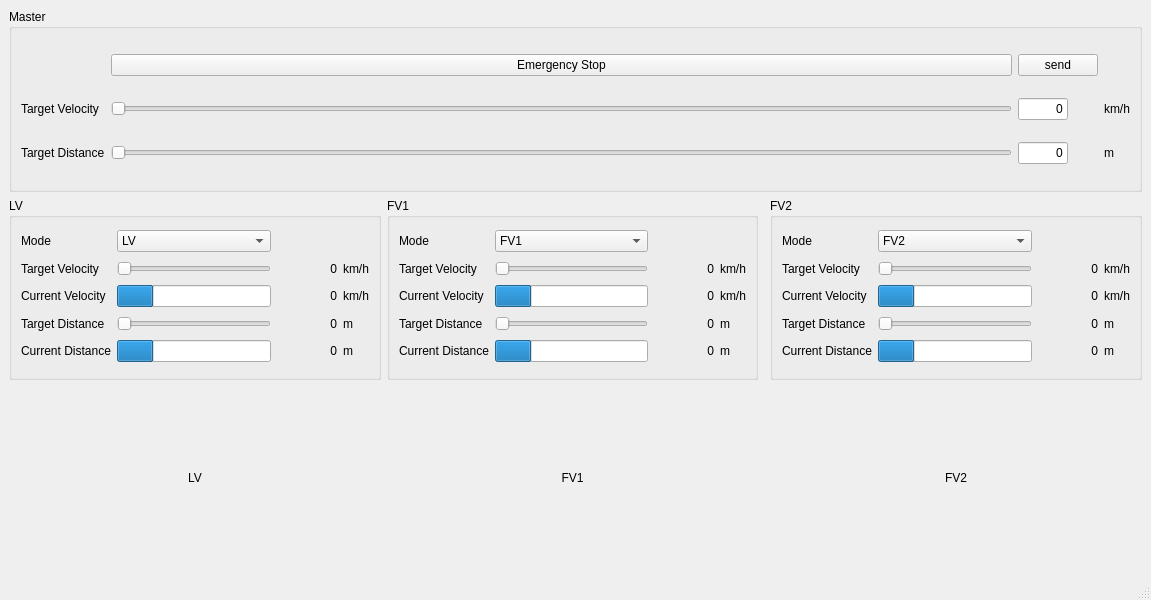
<?xml version="1.0" encoding="UTF-8"?>
<ui version="4.0">
 <class>Controller</class>
 <widget class="QMainWindow" name="Controller">
  <property name="geometry">
   <rect>
    <x>0</x>
    <y>0</y>
    <width>1151</width>
    <height>600</height>
   </rect>
  </property>
  <property name="windowTitle">
   <string>Controller</string>
  </property>
  <widget class="QWidget" name="centralwidget">
   <property name="enabled">
    <bool>true</bool>
   </property>
   <layout class="QGridLayout" name="gridLayout_2">
    <item row="2" column="1">
     <widget class="QGroupBox" name="FV1GBOX">
      <property name="title">
       <string>FV1</string>
      </property>
      <layout class="QGridLayout" name="gridLayout_4">
       <item row="2" column="2">
        <widget class="QLabel" name="FV1TarVel">
         <property name="minimumSize">
          <size>
           <width>60</width>
           <height>0</height>
          </size>
         </property>
         <property name="sizeIncrement">
          <size>
           <width>0</width>
           <height>0</height>
          </size>
         </property>
         <property name="midLineWidth">
          <number>0</number>
         </property>
         <property name="text">
          <string>0</string>
         </property>
         <property name="scaledContents">
          <bool>false</bool>
         </property>
         <property name="alignment">
          <set>Qt::AlignRight|Qt::AlignTrailing|Qt::AlignVCenter</set>
         </property>
         <property name="margin">
          <number>5</number>
         </property>
        </widget>
       </item>
       <item row="2" column="0">
        <widget class="QLabel" name="label_3">
         <property name="text">
          <string>Target Velocity</string>
         </property>
        </widget>
       </item>
       <item row="1" column="0">
        <widget class="QLabel" name="label_16">
         <property name="text">
          <string>Mode</string>
         </property>
        </widget>
       </item>
       <item row="3" column="2">
        <widget class="QLabel" name="FV1CurVel">
         <property name="minimumSize">
          <size>
           <width>60</width>
           <height>0</height>
          </size>
         </property>
         <property name="sizeIncrement">
          <size>
           <width>0</width>
           <height>0</height>
          </size>
         </property>
         <property name="midLineWidth">
          <number>0</number>
         </property>
         <property name="text">
          <string>0</string>
         </property>
         <property name="scaledContents">
          <bool>false</bool>
         </property>
         <property name="alignment">
          <set>Qt::AlignRight|Qt::AlignTrailing|Qt::AlignVCenter</set>
         </property>
         <property name="margin">
          <number>5</number>
         </property>
        </widget>
       </item>
       <item row="6" column="0">
        <widget class="QLabel" name="label_9">
         <property name="text">
          <string>Target Distance</string>
         </property>
        </widget>
       </item>
       <item row="2" column="1">
        <widget class="QSlider" name="FV1VelSlider">
         <property name="enabled">
          <bool>false</bool>
         </property>
         <property name="orientation">
          <enum>Qt::Horizontal</enum>
         </property>
        </widget>
       </item>
       <item row="7" column="2">
        <widget class="QLabel" name="FV1CurDist">
         <property name="minimumSize">
          <size>
           <width>60</width>
           <height>0</height>
          </size>
         </property>
         <property name="sizeIncrement">
          <size>
           <width>0</width>
           <height>0</height>
          </size>
         </property>
         <property name="midLineWidth">
          <number>0</number>
         </property>
         <property name="text">
          <string>0</string>
         </property>
         <property name="scaledContents">
          <bool>false</bool>
         </property>
         <property name="alignment">
          <set>Qt::AlignRight|Qt::AlignTrailing|Qt::AlignVCenter</set>
         </property>
         <property name="margin">
          <number>5</number>
         </property>
        </widget>
       </item>
       <item row="3" column="3">
        <widget class="QLabel" name="label_23">
         <property name="text">
          <string>km/h</string>
         </property>
        </widget>
       </item>
       <item row="3" column="1">
        <widget class="QProgressBar" name="FV1VelBar">
         <property name="value">
          <number>24</number>
         </property>
         <property name="textVisible">
          <bool>false</bool>
         </property>
        </widget>
       </item>
       <item row="3" column="0">
        <widget class="QLabel" name="label_8">
         <property name="text">
          <string>Current Velocity</string>
         </property>
        </widget>
       </item>
       <item row="6" column="3">
        <widget class="QLabel" name="label_33">
         <property name="text">
          <string>m</string>
         </property>
        </widget>
       </item>
       <item row="7" column="1">
        <widget class="QProgressBar" name="FV1DistBar">
         <property name="value">
          <number>24</number>
         </property>
         <property name="textVisible">
          <bool>false</bool>
         </property>
        </widget>
       </item>
       <item row="7" column="3">
        <widget class="QLabel" name="label_24">
         <property name="text">
          <string>m</string>
         </property>
        </widget>
       </item>
       <item row="7" column="0">
        <widget class="QLabel" name="label_10">
         <property name="text">
          <string>Current Distance</string>
         </property>
        </widget>
       </item>
       <item row="6" column="1">
        <widget class="QSlider" name="FV1DistSlider">
         <property name="enabled">
          <bool>false</bool>
         </property>
         <property name="orientation">
          <enum>Qt::Horizontal</enum>
         </property>
        </widget>
       </item>
       <item row="1" column="1">
        <widget class="QComboBox" name="FV1Box">
         <property name="currentIndex">
          <number>2</number>
         </property>
         <item>
          <property name="text">
           <string>None</string>
          </property>
         </item>
         <item>
          <property name="text">
           <string>LV</string>
          </property>
         </item>
         <item>
          <property name="text">
           <string>FV1</string>
          </property>
         </item>
         <item>
          <property name="text">
           <string>FV2</string>
          </property>
         </item>
        </widget>
       </item>
       <item row="6" column="2">
        <widget class="QLabel" name="FV1TarDist">
         <property name="minimumSize">
          <size>
           <width>60</width>
           <height>0</height>
          </size>
         </property>
         <property name="sizeIncrement">
          <size>
           <width>0</width>
           <height>0</height>
          </size>
         </property>
         <property name="midLineWidth">
          <number>0</number>
         </property>
         <property name="text">
          <string>0</string>
         </property>
         <property name="scaledContents">
          <bool>false</bool>
         </property>
         <property name="alignment">
          <set>Qt::AlignRight|Qt::AlignTrailing|Qt::AlignVCenter</set>
         </property>
         <property name="margin">
          <number>5</number>
         </property>
        </widget>
       </item>
       <item row="2" column="3">
        <widget class="QLabel" name="label_28">
         <property name="text">
          <string>km/h</string>
         </property>
        </widget>
       </item>
      </layout>
     </widget>
    </item>
    <item row="2" column="0">
     <widget class="QGroupBox" name="LVGBOX">
      <property name="title">
       <string>LV</string>
      </property>
      <layout class="QGridLayout" name="gridLayout_3">
       <item row="2" column="2">
        <widget class="QLabel" name="LVCurVel">
         <property name="minimumSize">
          <size>
           <width>60</width>
           <height>0</height>
          </size>
         </property>
         <property name="sizeIncrement">
          <size>
           <width>0</width>
           <height>0</height>
          </size>
         </property>
         <property name="midLineWidth">
          <number>0</number>
         </property>
         <property name="text">
          <string>0</string>
         </property>
         <property name="scaledContents">
          <bool>false</bool>
         </property>
         <property name="alignment">
          <set>Qt::AlignRight|Qt::AlignTrailing|Qt::AlignVCenter</set>
         </property>
         <property name="margin">
          <number>5</number>
         </property>
        </widget>
       </item>
       <item row="2" column="1">
        <widget class="QProgressBar" name="LVVelBar">
         <property name="value">
          <number>24</number>
         </property>
         <property name="textVisible">
          <bool>false</bool>
         </property>
        </widget>
       </item>
       <item row="2" column="3">
        <widget class="QLabel" name="label_21">
         <property name="text">
          <string>km/h</string>
         </property>
        </widget>
       </item>
       <item row="1" column="3">
        <widget class="QLabel" name="label_27">
         <property name="text">
          <string>km/h</string>
         </property>
        </widget>
       </item>
       <item row="1" column="2">
        <widget class="QLabel" name="LVTarVel">
         <property name="minimumSize">
          <size>
           <width>60</width>
           <height>0</height>
          </size>
         </property>
         <property name="sizeIncrement">
          <size>
           <width>0</width>
           <height>0</height>
          </size>
         </property>
         <property name="midLineWidth">
          <number>0</number>
         </property>
         <property name="text">
          <string>0</string>
         </property>
         <property name="scaledContents">
          <bool>false</bool>
         </property>
         <property name="alignment">
          <set>Qt::AlignRight|Qt::AlignTrailing|Qt::AlignVCenter</set>
         </property>
         <property name="margin">
          <number>5</number>
         </property>
        </widget>
       </item>
       <item row="3" column="1">
        <widget class="QSlider" name="LVDistSlider">
         <property name="orientation">
          <enum>Qt::Horizontal</enum>
         </property>
        </widget>
       </item>
       <item row="3" column="2">
        <widget class="QLabel" name="LVTarDist">
         <property name="minimumSize">
          <size>
           <width>60</width>
           <height>0</height>
          </size>
         </property>
         <property name="sizeIncrement">
          <size>
           <width>0</width>
           <height>0</height>
          </size>
         </property>
         <property name="midLineWidth">
          <number>0</number>
         </property>
         <property name="text">
          <string>0</string>
         </property>
         <property name="scaledContents">
          <bool>false</bool>
         </property>
         <property name="alignment">
          <set>Qt::AlignRight|Qt::AlignTrailing|Qt::AlignVCenter</set>
         </property>
         <property name="margin">
          <number>5</number>
         </property>
        </widget>
       </item>
       <item row="3" column="0">
        <widget class="QLabel" name="label_13">
         <property name="text">
          <string>Target Distance</string>
         </property>
        </widget>
       </item>
       <item row="2" column="0">
        <widget class="QLabel" name="label_12">
         <property name="text">
          <string>Current Velocity</string>
         </property>
        </widget>
       </item>
       <item row="3" column="3">
        <widget class="QLabel" name="label_34">
         <property name="text">
          <string>m</string>
         </property>
        </widget>
       </item>
       <item row="0" column="1">
        <widget class="QComboBox" name="LVBox">
         <property name="currentIndex">
          <number>1</number>
         </property>
         <item>
          <property name="text">
           <string>None</string>
          </property>
         </item>
         <item>
          <property name="text">
           <string>LV</string>
          </property>
         </item>
         <item>
          <property name="text">
           <string>FV1</string>
          </property>
         </item>
         <item>
          <property name="text">
           <string>FV2</string>
          </property>
         </item>
        </widget>
       </item>
       <item row="4" column="0">
        <widget class="QLabel" name="label_11">
         <property name="text">
          <string>Current Distance</string>
         </property>
        </widget>
       </item>
       <item row="4" column="2">
        <widget class="QLabel" name="LVCurDist">
         <property name="minimumSize">
          <size>
           <width>60</width>
           <height>0</height>
          </size>
         </property>
         <property name="sizeIncrement">
          <size>
           <width>0</width>
           <height>0</height>
          </size>
         </property>
         <property name="midLineWidth">
          <number>0</number>
         </property>
         <property name="text">
          <string>0</string>
         </property>
         <property name="scaledContents">
          <bool>false</bool>
         </property>
         <property name="alignment">
          <set>Qt::AlignRight|Qt::AlignTrailing|Qt::AlignVCenter</set>
         </property>
         <property name="margin">
          <number>5</number>
         </property>
        </widget>
       </item>
       <item row="1" column="1">
        <widget class="QSlider" name="LVVelSlider">
         <property name="orientation">
          <enum>Qt::Horizontal</enum>
         </property>
        </widget>
       </item>
       <item row="4" column="1">
        <widget class="QProgressBar" name="LVDistBar">
         <property name="value">
          <number>24</number>
         </property>
         <property name="textVisible">
          <bool>false</bool>
         </property>
        </widget>
       </item>
       <item row="4" column="3">
        <widget class="QLabel" name="label_22">
         <property name="text">
          <string>m</string>
         </property>
        </widget>
       </item>
       <item row="1" column="0">
        <widget class="QLabel" name="label_2">
         <property name="text">
          <string>Target Velocity</string>
         </property>
        </widget>
       </item>
       <item row="0" column="0">
        <widget class="QLabel" name="label_15">
         <property name="text">
          <string>Mode</string>
         </property>
        </widget>
       </item>
      </layout>
     </widget>
    </item>
    <item row="0" column="0" colspan="4">
     <widget class="QGroupBox" name="MGBOX">
      <property name="title">
       <string>Master</string>
      </property>
      <layout class="QGridLayout" name="gridLayout">
       <item row="1" column="2">
        <widget class="QLineEdit" name="MTarVel">
         <property name="sizePolicy">
          <sizepolicy hsizetype="Minimum" vsizetype="Fixed">
           <horstretch>0</horstretch>
           <verstretch>0</verstretch>
          </sizepolicy>
         </property>
         <property name="maximumSize">
          <size>
           <width>50</width>
           <height>50</height>
          </size>
         </property>
         <property name="text">
          <string>0</string>
         </property>
         <property name="maxLength">
          <number>32767</number>
         </property>
         <property name="alignment">
          <set>Qt::AlignRight|Qt::AlignTrailing|Qt::AlignVCenter</set>
         </property>
        </widget>
       </item>
       <item row="1" column="4">
        <widget class="QLabel" name="label_39">
         <property name="text">
          <string>km/h</string>
         </property>
        </widget>
       </item>
       <item row="0" column="1">
        <widget class="QPushButton" name="pushButton">
         <property name="text">
          <string>Emergency Stop</string>
         </property>
        </widget>
       </item>
       <item row="1" column="1">
        <widget class="QSlider" name="MVelSlider">
         <property name="orientation">
          <enum>Qt::Horizontal</enum>
         </property>
        </widget>
       </item>
       <item row="2" column="1">
        <widget class="QSlider" name="MDistSlider">
         <property name="orientation">
          <enum>Qt::Horizontal</enum>
         </property>
        </widget>
       </item>
       <item row="1" column="0">
        <widget class="QLabel" name="label">
         <property name="text">
          <string>Target Velocity</string>
         </property>
        </widget>
       </item>
       <item row="2" column="2">
        <widget class="QLineEdit" name="MTarDist">
         <property name="sizePolicy">
          <sizepolicy hsizetype="Minimum" vsizetype="Fixed">
           <horstretch>0</horstretch>
           <verstretch>0</verstretch>
          </sizepolicy>
         </property>
         <property name="maximumSize">
          <size>
           <width>50</width>
           <height>50</height>
          </size>
         </property>
         <property name="text">
          <string>0</string>
         </property>
         <property name="alignment">
          <set>Qt::AlignRight|Qt::AlignTrailing|Qt::AlignVCenter</set>
         </property>
        </widget>
       </item>
       <item row="2" column="4">
        <widget class="QLabel" name="label_40">
         <property name="text">
          <string>m</string>
         </property>
        </widget>
       </item>
       <item row="0" column="2">
        <widget class="QPushButton" name="Send">
         <property name="text">
          <string>send</string>
         </property>
        </widget>
       </item>
       <item row="2" column="0">
        <widget class="QLabel" name="label_14">
         <property name="text">
          <string>Target Distance</string>
         </property>
        </widget>
       </item>
      </layout>
     </widget>
    </item>
    <item row="4" column="0">
     <widget class="QLabel" name="LV_MAP">
      <property name="text">
       <string>LV</string>
      </property>
      <property name="alignment">
       <set>Qt::AlignCenter</set>
      </property>
     </widget>
    </item>
    <item row="4" column="1">
     <widget class="QLabel" name="FV1_MAP">
      <property name="text">
       <string>FV1</string>
      </property>
      <property name="alignment">
       <set>Qt::AlignCenter</set>
      </property>
     </widget>
    </item>
    <item row="4" column="3">
     <widget class="QLabel" name="FV2_MAP">
      <property name="text">
       <string>FV2</string>
      </property>
      <property name="alignment">
       <set>Qt::AlignCenter</set>
      </property>
     </widget>
    </item>
    <item row="2" column="3">
     <widget class="QGroupBox" name="FV2GBOX">
      <property name="title">
       <string>FV2</string>
      </property>
      <layout class="QGridLayout" name="gridLayout_5">
       <item row="4" column="0">
        <widget class="QLabel" name="label_7">
         <property name="text">
          <string>Current Distance</string>
         </property>
        </widget>
       </item>
       <item row="1" column="2">
        <widget class="QLabel" name="FV2TarVel">
         <property name="minimumSize">
          <size>
           <width>60</width>
           <height>0</height>
          </size>
         </property>
         <property name="sizeIncrement">
          <size>
           <width>0</width>
           <height>0</height>
          </size>
         </property>
         <property name="midLineWidth">
          <number>0</number>
         </property>
         <property name="text">
          <string>0</string>
         </property>
         <property name="scaledContents">
          <bool>false</bool>
         </property>
         <property name="alignment">
          <set>Qt::AlignRight|Qt::AlignTrailing|Qt::AlignVCenter</set>
         </property>
         <property name="margin">
          <number>5</number>
         </property>
        </widget>
       </item>
       <item row="4" column="1">
        <widget class="QProgressBar" name="FV2DistBar">
         <property name="value">
          <number>24</number>
         </property>
         <property name="textVisible">
          <bool>false</bool>
         </property>
        </widget>
       </item>
       <item row="2" column="2">
        <widget class="QLabel" name="FV2CurVel">
         <property name="minimumSize">
          <size>
           <width>60</width>
           <height>0</height>
          </size>
         </property>
         <property name="sizeIncrement">
          <size>
           <width>0</width>
           <height>0</height>
          </size>
         </property>
         <property name="midLineWidth">
          <number>0</number>
         </property>
         <property name="text">
          <string>0</string>
         </property>
         <property name="scaledContents">
          <bool>false</bool>
         </property>
         <property name="alignment">
          <set>Qt::AlignRight|Qt::AlignTrailing|Qt::AlignVCenter</set>
         </property>
         <property name="margin">
          <number>5</number>
         </property>
        </widget>
       </item>
       <item row="3" column="2">
        <widget class="QLabel" name="FV2TarDist">
         <property name="minimumSize">
          <size>
           <width>60</width>
           <height>0</height>
          </size>
         </property>
         <property name="sizeIncrement">
          <size>
           <width>0</width>
           <height>0</height>
          </size>
         </property>
         <property name="midLineWidth">
          <number>0</number>
         </property>
         <property name="text">
          <string>0</string>
         </property>
         <property name="scaledContents">
          <bool>false</bool>
         </property>
         <property name="alignment">
          <set>Qt::AlignRight|Qt::AlignTrailing|Qt::AlignVCenter</set>
         </property>
         <property name="margin">
          <number>5</number>
         </property>
        </widget>
       </item>
       <item row="2" column="1">
        <widget class="QProgressBar" name="FV2VelBar">
         <property name="value">
          <number>24</number>
         </property>
         <property name="textVisible">
          <bool>false</bool>
         </property>
        </widget>
       </item>
       <item row="3" column="3">
        <widget class="QLabel" name="label_32">
         <property name="text">
          <string>m</string>
         </property>
        </widget>
       </item>
       <item row="4" column="3">
        <widget class="QLabel" name="label_26">
         <property name="text">
          <string>m</string>
         </property>
        </widget>
       </item>
       <item row="2" column="3">
        <widget class="QLabel" name="label_25">
         <property name="text">
          <string>km/h</string>
         </property>
        </widget>
       </item>
       <item row="4" column="2">
        <widget class="QLabel" name="FV2CurDist">
         <property name="minimumSize">
          <size>
           <width>60</width>
           <height>0</height>
          </size>
         </property>
         <property name="sizeIncrement">
          <size>
           <width>0</width>
           <height>0</height>
          </size>
         </property>
         <property name="midLineWidth">
          <number>0</number>
         </property>
         <property name="text">
          <string>0</string>
         </property>
         <property name="scaledContents">
          <bool>false</bool>
         </property>
         <property name="alignment">
          <set>Qt::AlignRight|Qt::AlignTrailing|Qt::AlignVCenter</set>
         </property>
         <property name="margin">
          <number>5</number>
         </property>
        </widget>
       </item>
       <item row="3" column="0">
        <widget class="QLabel" name="label_6">
         <property name="text">
          <string>Target Distance</string>
         </property>
        </widget>
       </item>
       <item row="0" column="1">
        <widget class="QComboBox" name="FV2Box">
         <property name="currentIndex">
          <number>3</number>
         </property>
         <item>
          <property name="text">
           <string>None</string>
          </property>
         </item>
         <item>
          <property name="text">
           <string>LV</string>
          </property>
         </item>
         <item>
          <property name="text">
           <string>FV1</string>
          </property>
         </item>
         <item>
          <property name="text">
           <string>FV2</string>
          </property>
         </item>
        </widget>
       </item>
       <item row="3" column="1">
        <widget class="QSlider" name="FV2DistSlider">
         <property name="enabled">
          <bool>false</bool>
         </property>
         <property name="orientation">
          <enum>Qt::Horizontal</enum>
         </property>
        </widget>
       </item>
       <item row="1" column="1">
        <widget class="QSlider" name="FV2VelSlider">
         <property name="enabled">
          <bool>false</bool>
         </property>
         <property name="orientation">
          <enum>Qt::Horizontal</enum>
         </property>
        </widget>
       </item>
       <item row="1" column="3">
        <widget class="QLabel" name="label_29">
         <property name="text">
          <string>km/h</string>
         </property>
        </widget>
       </item>
       <item row="2" column="0">
        <widget class="QLabel" name="label_5">
         <property name="text">
          <string>Current Velocity</string>
         </property>
        </widget>
       </item>
       <item row="1" column="0">
        <widget class="QLabel" name="label_4">
         <property name="text">
          <string>Target Velocity</string>
         </property>
        </widget>
       </item>
       <item row="0" column="0">
        <widget class="QLabel" name="label_17">
         <property name="text">
          <string>Mode</string>
         </property>
        </widget>
       </item>
      </layout>
     </widget>
    </item>
   </layout>
  </widget>
  <widget class="QMenuBar" name="menubar">
   <property name="geometry">
    <rect>
     <x>0</x>
     <y>0</y>
     <width>1151</width>
     <height>22</height>
    </rect>
   </property>
  </widget>
  <widget class="QStatusBar" name="statusbar"/>
 </widget>
 <resources/>
 <connections/>
</ui>
